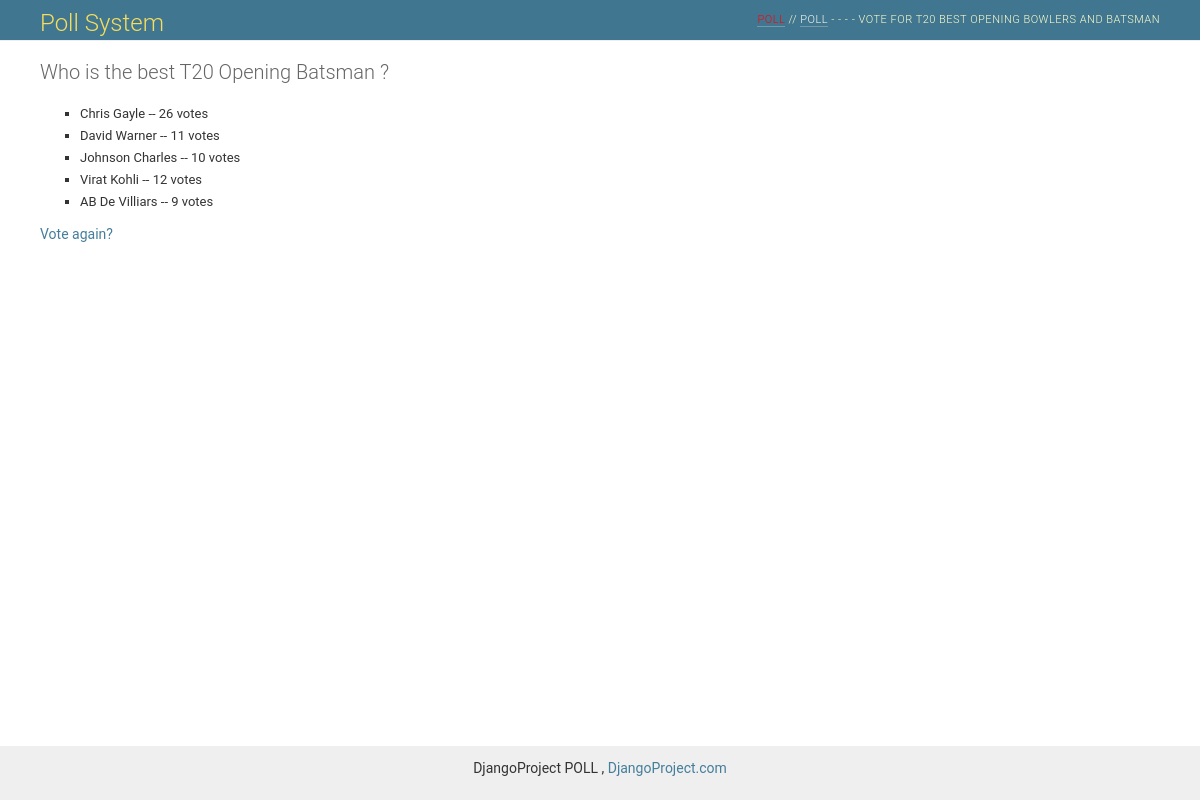
The page /poll/2/results/ on the database its author committed.
### poll/models.py (models this page shows, shortened)
class Question(models.Model):
    question_text = models.CharField('Question ', max_length=500, help_text="Enter your Question")
    pub_date = models.CharField(help_text='Date Published', max_length=200)
    def was_published_recently(self):
        now = timezone.now()
        return now - datetime.timedelta(days=1) <= self.pub_date <= now
    was_published_recently.admin_order_field = 'pub_date'
    was_published_recently.boolean = True
    was_published_recently.short_description = 'Published recently?'

class Choice(models.Model):
    question = models.ForeignKey(Question, on_delete=models.CASCADE, blank=True)
    choice_text = models.CharField('Poll Option', max_length=200, help_text="Enter Poll option for Choosen Question")
    votes = models.IntegerField(default=0, help_text="Enter Vote Count")

### poll/views.py (the view)
# urls.py: url(r'^(?P<question_id>[0-9]+)/results/$', views.results, name='results'),
def results(request, question_id):
    template_name = 'poll/results.html'
    question = get_object_or_404(Question, id=question_id)
    return render(request, template_name, {'question': question, 'count': calculate()})

### poll/views.py (called while the page is built)
def calculate():
    question = Question.objects.count()
    choice = Choice.objects.count()
    totalVotes = [c.votes for c in Choice.objects.all()]
    return {'questionCount': question, 'choiceCount': choice, 'totalVotes': sum(totalVotes)}

### django_example/templates/poll/results.html
{% extends "poll/base.html" %}
{% block content %}
<h1>{{ question.question_text }}</h1>
<ul>
{% for choice in question.choice_set.all %}
    <li>{{ choice.choice_text }} -- {{ choice.votes }} vote{{ choice.votes|pluralize }}</li>
{% endfor %}
</ul>
<a href="{% url 'poll:detail' question.id %}">Vote again?</a>
{% endblock %}

### poll/static/css/base.css (style rules this page uses)
body { margin: 0; padding: 0; font-size: 14px; font-family: "Roboto","Lucida Grande","DejaVu Sans","Bitstream Vera Sans",Verdana,Arial,sans-serif; color: #333; background: #fff; }
a:link, a:visited { color: #447e9b; text-decoration: none; }
p, ol, ul, dl { margin: .2em 0 .8em 0; }
h1,h2,h3,h4,h5 { font-weight: bold; }
h1 { margin: 0 0 20px; font-weight: 300; font-size: 20px; color: #666; }
ul li { list-style-type: square; padding: 1px 0; }
li, dt, dd { font-size: 13px; line-height: 20px; }

### rows shown on the page
Question: question_text "Who is the best T20 Opening Batsman ?"
Choice: choice_text "Chris Gayle", votes "26"
Choice: choice_text "David Warner", votes "11"
Choice: choice_text "Johnson Charles", votes "10"
Choice: choice_text "Virat Kohli", votes "12"
Choice: choice_text "AB De Villiars", votes "9"
